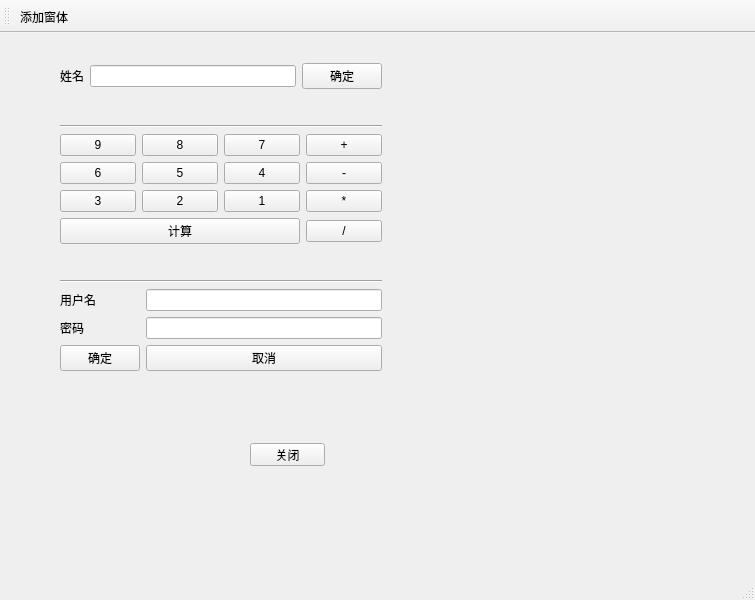
<?xml version="1.0" encoding="UTF-8"?>
<ui version="4.0">
 <class>MainWindow</class>
 <widget class="QMainWindow" name="MainWindow">
  <property name="geometry">
   <rect>
    <x>0</x>
    <y>0</y>
    <width>755</width>
    <height>600</height>
   </rect>
  </property>
  <property name="windowTitle">
   <string>MainWindow</string>
  </property>
  <widget class="QWidget" name="centralwidget">
   <widget class="QWidget" name="layoutWidget">
    <property name="geometry">
     <rect>
      <x>60</x>
      <y>30</y>
      <width>322</width>
      <height>308</height>
     </rect>
    </property>
    <layout class="QVBoxLayout" name="verticalLayout">
     <item>
      <layout class="QHBoxLayout" name="horizontalLayout">
       <item>
        <widget class="QLabel" name="label">
         <property name="text">
          <string>姓名</string>
         </property>
        </widget>
       </item>
       <item>
        <widget class="QLineEdit" name="lineEdit">
         <property name="text">
          <string/>
         </property>
        </widget>
       </item>
       <item>
        <widget class="QPushButton" name="pushButton">
         <property name="text">
          <string>确定</string>
         </property>
        </widget>
       </item>
      </layout>
     </item>
     <item>
      <spacer name="verticalSpacer_2">
       <property name="orientation">
        <enum>Qt::Vertical</enum>
       </property>
       <property name="sizeType">
        <enum>QSizePolicy::Preferred</enum>
       </property>
       <property name="sizeHint" stdset="0">
        <size>
         <width>20</width>
         <height>40</height>
        </size>
       </property>
      </spacer>
     </item>
     <item>
      <widget class="Line" name="line">
       <property name="orientation">
        <enum>Qt::Horizontal</enum>
       </property>
      </widget>
     </item>
     <item>
      <layout class="QGridLayout" name="gridLayout">
       <item row="0" column="0">
        <widget class="QPushButton" name="pushButton_2">
         <property name="text">
          <string>9</string>
         </property>
        </widget>
       </item>
       <item row="0" column="1">
        <widget class="QPushButton" name="pushButton_3">
         <property name="text">
          <string>8</string>
         </property>
        </widget>
       </item>
       <item row="0" column="2">
        <widget class="QPushButton" name="pushButton_4">
         <property name="text">
          <string>7</string>
         </property>
        </widget>
       </item>
       <item row="0" column="3">
        <widget class="QPushButton" name="pushButton_5">
         <property name="text">
          <string>+</string>
         </property>
        </widget>
       </item>
       <item row="1" column="0">
        <widget class="QPushButton" name="pushButton_7">
         <property name="text">
          <string>6</string>
         </property>
        </widget>
       </item>
       <item row="1" column="1">
        <widget class="QPushButton" name="pushButton_9">
         <property name="text">
          <string>5</string>
         </property>
        </widget>
       </item>
       <item row="1" column="2">
        <widget class="QPushButton" name="pushButton_6">
         <property name="text">
          <string>4</string>
         </property>
        </widget>
       </item>
       <item row="1" column="3">
        <widget class="QPushButton" name="pushButton_8">
         <property name="text">
          <string>-</string>
         </property>
        </widget>
       </item>
       <item row="2" column="0">
        <widget class="QPushButton" name="pushButton_13">
         <property name="text">
          <string>3</string>
         </property>
        </widget>
       </item>
       <item row="2" column="1">
        <widget class="QPushButton" name="pushButton_10">
         <property name="text">
          <string>2</string>
         </property>
        </widget>
       </item>
       <item row="2" column="2">
        <widget class="QPushButton" name="pushButton_11">
         <property name="text">
          <string>1</string>
         </property>
        </widget>
       </item>
       <item row="2" column="3">
        <widget class="QPushButton" name="pushButton_12">
         <property name="text">
          <string>*</string>
         </property>
        </widget>
       </item>
       <item row="3" column="0" colspan="3">
        <widget class="QPushButton" name="pushButton_14">
         <property name="text">
          <string>计算</string>
         </property>
        </widget>
       </item>
       <item row="3" column="3">
        <widget class="QPushButton" name="pushButton_15">
         <property name="text">
          <string>/</string>
         </property>
        </widget>
       </item>
      </layout>
     </item>
     <item>
      <spacer name="verticalSpacer">
       <property name="orientation">
        <enum>Qt::Vertical</enum>
       </property>
       <property name="sizeHint" stdset="0">
        <size>
         <width>20</width>
         <height>40</height>
        </size>
       </property>
      </spacer>
     </item>
     <item>
      <widget class="Line" name="line_2">
       <property name="orientation">
        <enum>Qt::Horizontal</enum>
       </property>
      </widget>
     </item>
     <item>
      <layout class="QFormLayout" name="formLayout">
       <item row="0" column="0">
        <widget class="QLabel" name="label_2">
         <property name="text">
          <string>用户名</string>
         </property>
        </widget>
       </item>
       <item row="0" column="1">
        <widget class="QLineEdit" name="lineEdit_2"/>
       </item>
       <item row="1" column="0">
        <widget class="QLabel" name="label_3">
         <property name="text">
          <string>密码</string>
         </property>
        </widget>
       </item>
       <item row="1" column="1">
        <widget class="QLineEdit" name="lineEdit_3"/>
       </item>
       <item row="2" column="0">
        <widget class="QPushButton" name="pushButton_16">
         <property name="text">
          <string>确定</string>
         </property>
        </widget>
       </item>
       <item row="2" column="1">
        <widget class="QPushButton" name="pushButton_17">
         <property name="text">
          <string>取消</string>
         </property>
        </widget>
       </item>
      </layout>
     </item>
    </layout>
   </widget>
   <widget class="QPushButton" name="CloseWinBtn">
    <property name="geometry">
     <rect>
      <x>250</x>
      <y>410</y>
      <width>75</width>
      <height>23</height>
     </rect>
    </property>
    <property name="text">
     <string>关闭</string>
    </property>
   </widget>
   <widget class="QWidget" name="gridLayoutWidget">
    <property name="geometry">
     <rect>
      <x>480</x>
      <y>170</y>
      <width>160</width>
      <height>80</height>
     </rect>
    </property>
    <layout class="QGridLayout" name="gridLayout_2"/>
   </widget>
   <widget class="QLabel" name="label_show">
    <property name="geometry">
     <rect>
      <x>480</x>
      <y>281</y>
      <width>161</width>
      <height>141</height>
     </rect>
    </property>
    <property name="text">
     <string/>
    </property>
    <property name="pixmap">
     <pixmap resource="apprcc.qrc">:/pic/resources/images/1.jpg</pixmap>
    </property>
   </widget>
  </widget>
  <widget class="QMenuBar" name="menubar">
   <property name="geometry">
    <rect>
     <x>0</x>
     <y>0</y>
     <width>755</width>
     <height>23</height>
    </rect>
   </property>
  </widget>
  <widget class="QStatusBar" name="statusbar"/>
  <widget class="QToolBar" name="toolBar">
   <property name="windowTitle">
    <string>toolBar</string>
   </property>
   <attribute name="toolBarArea">
    <enum>TopToolBarArea</enum>
   </attribute>
   <attribute name="toolBarBreak">
    <bool>false</bool>
   </attribute>
   <addaction name="myadd"/>
  </widget>
  <action name="myadd">
   <property name="text">
    <string>添加窗体</string>
   </property>
   <property name="toolTip">
    <string>添加窗体</string>
   </property>
  </action>
 </widget>
 <resources>
  <include location="apprcc.qrc"/>
 </resources>
 <connections/>
</ui>
